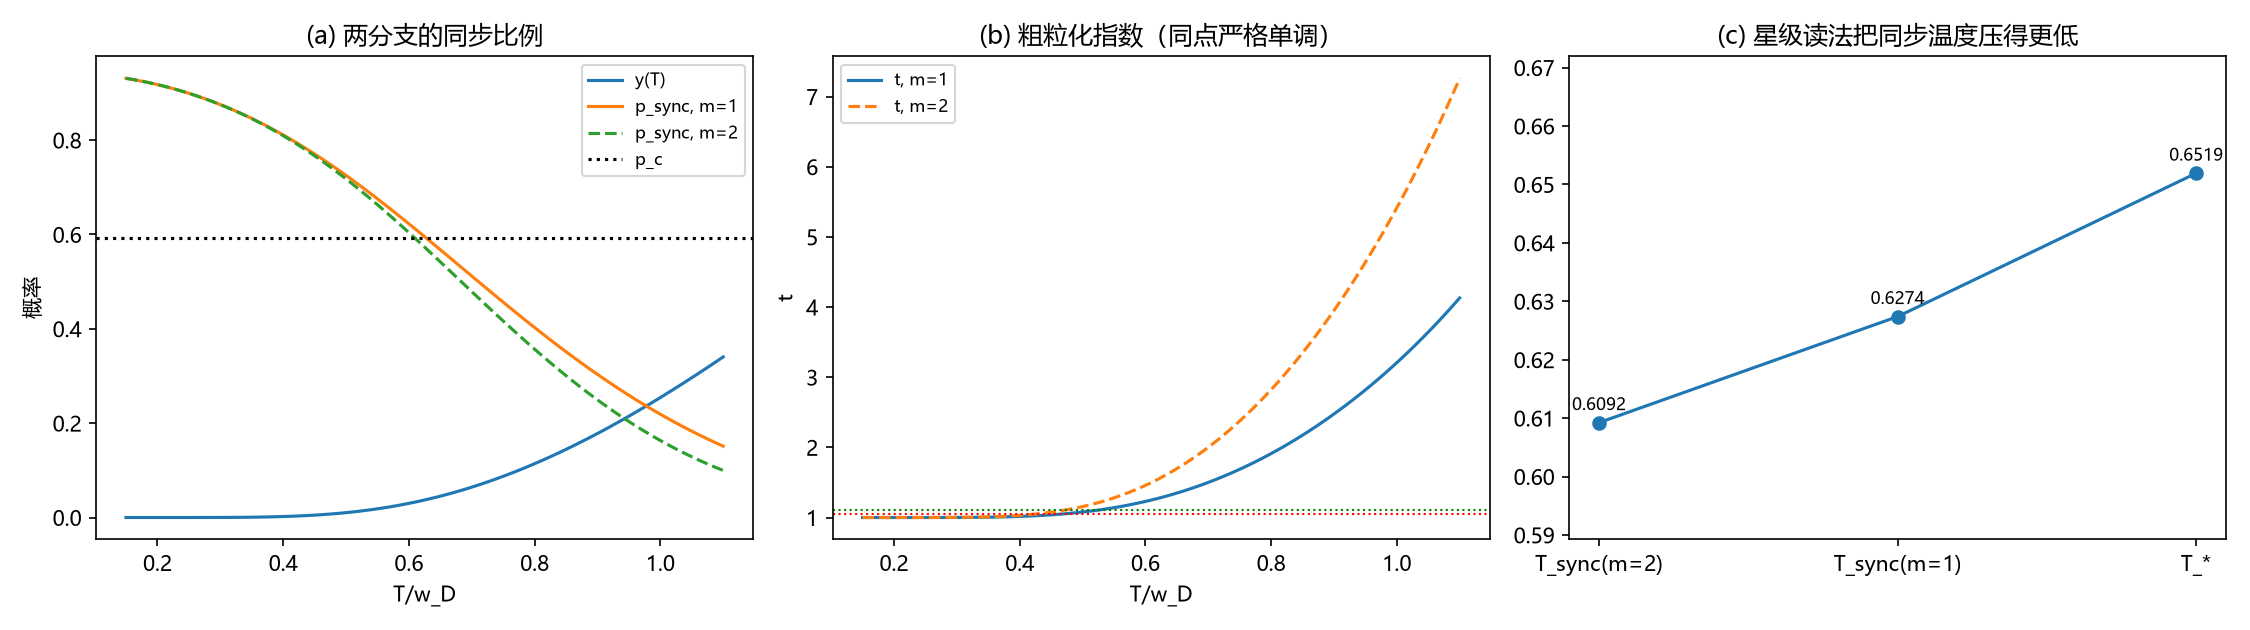

Generate this figure with Python:
# -*- coding: utf-8 -*-
"""环 15 / 审-6 第二段：锁定概率的键级复合与指数单调（第 163 轮）

只做解析式在工作点的数值核对与函数图像，不做拟合。
运行：python "环15锁定概率复合_两分支核对.py"（本目录）
输出：环15锁定概率复合_两分支核对.json / .png
"""
import json
import numpy as np
import matplotlib
matplotlib.use("Agg")
import matplotlib.pyplot as plt
from scipy.stats import chi2
from scipy.optimize import brentq

plt.rcParams["font.sans-serif"] = ["Microsoft YaHei", "SimHei", "DejaVu Sans"]
plt.rcParams["axes.unicode_minus"] = False

PC = 0.592746
NU = 9.0
TU = 1.3
TC = 0.3
XC = 4.5
G = 0.622281
BETA_K = 0.89294
YBOUND = 2.0 * np.pi * np.exp(-np.pi ** 2 / (2.0 * BETA_K))


def w(x, n=20001):
    if x <= 0.0:
        return 1.0
    u = np.linspace(0.0, 1.0, n)
    return float(2.0 * np.trapezoid(u * np.tanh(u / (2.0 * x)), u))


WC = w(TC)
Phi = lambda p: ((p - PC) / (1 - PC)) ** TU
phic = 1.0 - chi2.cdf(XC, NU)
KAP = G * Phi(phic)
UPS0 = 2.0 * TC / (np.pi * WC * KAP)
EC = np.pi ** 2 * UPS0 / 2.0

y_of = lambda t: 0.0 if t <= 0 else 2.0 * np.pi * np.exp(-EC / t)
p_pair = lambda t: 1.0 - chi2.cdf(XC * WC / w(t), NU)
t_m = lambda t, m: 1.0 + m * np.log(1.0 - y_of(t)) / np.log(phic)
p_sync_m = lambda t, m: p_pair(t) * (1.0 - y_of(t)) ** m

out = {}
YTC = y_of(TC)
out["p_at_Tc"] = phic
out["y_at_Tc"] = YTC
out["t_m1_at_Tc"] = t_m(TC, 1)
out["t_m2_at_Tc"] = t_m(TC, 2)
out["ratio_excess"] = (t_m(TC, 2) - 1.0) / (t_m(TC, 1) - 1.0)   # 应为 2
out["p_sync_m1_at_Tc"] = p_sync_m(TC, 1)
out["p_sync_m2_at_Tc"] = p_sync_m(TC, 2)
out["p_sync_drop"] = p_sync_m(TC, 1) - p_sync_m(TC, 2)
out["thr_m1"] = PC / (1.0 - YTC)
out["thr_m2"] = PC / (1.0 - YTC) ** 2

# 已登记两界 1.0509 / 1.1072 的反解 p：若二者是同一点的两支，应互为 2 倍
# 这两个界对应的是 BKT 界 y <= 0.025007 处的上限（不是工作点 y(T_c)=1.4e-4）
def p_for_bound(bound, y=YBOUND):
    return float(np.exp(np.log(1.0 - y) / (bound - 1.0)))


out["p_reverse_from_1p0509"] = p_for_bound(1.0509)
out["p_reverse_from_1p1072"] = p_for_bound(1.1072)
out["bound_m1"] = 1.0509
out["bound_m2"] = 1.1072
out["two_times_m1_excess"] = 1.0 + 2.0 * (1.0509 - 1.0)   # = 1.1018 ≠ 1.1072

# 两界的正确构造：y 取 BKT 界，p 取被抬升到 p_c 的配对阈值（m 支各自抬升 m 次）
p_raise1 = PC / (1.0 - YBOUND)
p_raise2 = PC / (1.0 - YBOUND) ** 2
out["p_raise_m1"] = p_raise1
out["p_raise_m2"] = p_raise2
out["t_bound_recompute_m1"] = 1.0 + np.log(1.0 - YBOUND) / np.log(p_raise1)
out["t_bound_recompute_m2"] = 1.0 + 2.0 * np.log(1.0 - YBOUND) / np.log(p_raise2)
out["bound_m1_matches"] = bool(abs(out["t_bound_recompute_m1"] - 1.0509) < 2e-3)
out["bound_m2_matches"] = bool(abs(out["t_bound_recompute_m2"] - 1.1072) < 2e-3)

# 单调性：扫描 T（只取 y 未下溢的区间，T->0 时 y 在双精度下精确为 0），
# 验证 t(m=2) > t(m=1) 且 p_sync(m=2) < p_sync(m=1)
ts = np.linspace(0.15, 1.1, 80)
ys = np.array([y_of(float(t)) for t in ts])
out["frac_y_underflow_to_zero"] = float(np.mean(ys == 0.0))
t1 = np.array([t_m(float(t), 1) for t in ts])
t2 = np.array([t_m(float(t), 2) for t in ts])
s1 = np.array([p_sync_m(float(t), 1) for t in ts])
s2 = np.array([p_sync_m(float(t), 2) for t in ts])
out["t_monotone_strict"] = bool(np.all(t2 > t1))
out["psync_m2_lt_m1"] = bool(np.all(s2 < s1))
out["t_m1_minus_1_at_scan"] = [float(t1.min() - 1.0), float(t1.max() - 1.0)]

# 由 p_sync(m) > p_c 反解 T_sync(m)，m=2 应严格更低温
def solve_tsync(m):
    f = lambda t: p_sync_m(t, m) - PC
    return brentq(f, TC, 1.5, xtol=1e-12)
out["T_sync_m1"] = solve_tsync(1)
out["T_sync_m2"] = solve_tsync(2)
out["T_star"] = brentq(lambda t: p_pair(t) - PC, TC, 2.0, xtol=1e-12)
out["Tsync_m2_lt_m1"] = bool(out["T_sync_m2"] < out["T_sync_m1"])

fig, axes = plt.subplots(1, 3, figsize=(15, 4.2))
ax = axes[0]
ax.plot(ts, [y_of(float(t)) for t in ts], label="y(T)")
ax.plot(ts, s1, label="p_sync, m=1")
ax.plot(ts, s2, "--", label="p_sync, m=2")
ax.axhline(PC, color="k", ls=":", label="p_c")
ax.set(xlabel="T/w_D", ylabel="概率", title="(a) 两分支的同步比例")
ax.legend(fontsize=8)

ax = axes[1]
ax.plot(ts, t1, label="t, m=1")
ax.plot(ts, t2, "--", label="t, m=2")
ax.axhline(1.0509, color="r", ls=":", lw=1)
ax.axhline(1.1072, color="g", ls=":", lw=1)
ax.set(xlabel="T/w_D", ylabel="t", title="(b) 粗粒化指数（同点严格单调）")
ax.legend(fontsize=8)

ax = axes[2]
vals = [out["T_sync_m2"], out["T_sync_m1"], out["T_star"]]
ax.plot([0, 1, 2], vals, "o-")
ax.set_xticks([0, 1, 2])
ax.set_xticklabels(["T_sync(m=2)", "T_sync(m=1)", "T_*"])
ax.set_ylim(min(vals) - 0.02, max(vals) + 0.02)
ax.set(title="(c) 星级读法把同步温度压得更低")
for xi, v in zip([0, 1, 2], vals):
    ax.annotate(f"{v:.4f}", (xi, v), textcoords="offset points", xytext=(0, 6), ha="center", fontsize=8)

fig.tight_layout()
fig.savefig("环15锁定概率复合_两分支核对.png", dpi=150)
with open("环15锁定概率复合_两分支核对.json", "w", encoding="utf-8") as fh:
    json.dump(out, fh, ensure_ascii=False, indent=2)
print(json.dumps(out, ensure_ascii=False, indent=2))
